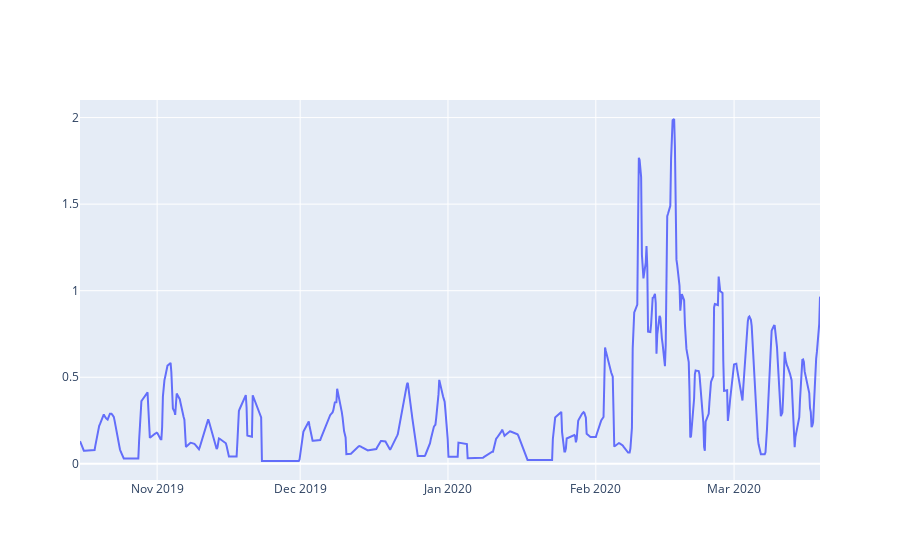

This figure's notebook cell:
### Code cell
from plotly import graph_objects as go


def draw_word(fig, word_ts: Tuple[np.ndarray, np.ndarray],
            name, opacity=None, mode=None):
    x = word_ts[0]
    # corresponding y axis values
    y = word_ts[1]

    from datetime import datetime
    x_dt = [datetime.fromtimestamp(ts) for ts in x]

    fig.add_trace(go.Scatter(x=x_dt, y=y,
                             name=name, opacity=opacity,
                             mode=mode))
    
def integrate(word: Tuple[np.ndarray, np.ndarray]):
    return word[0], np.cumsum(word[1])

def diff(word: Tuple[np.ndarray, np.ndarray]):
    return (word[0][:-1] + word[0][1:]) / 2, np.diff(word[1])


def moving_average(word, periods=12):
    data_set = word[1]
    weights = np.ones(periods) / periods
    return word[0], np.convolve(data_set, weights, mode='valid')


fig = go.Figure()
    
# draw_word(fig, word_nsu, name='source', opacity=0.6, mode='markers')

# draw_word(fig, sliced_nsu, name='sliced')
prob_dist = diff(res(*integrate(sliced_nsu)))

# draw_word(fig, prob_dist, name='resampled')
draw_word(fig, moving_average(prob_dist), name='resampled mov avg')

# draw_word(fig, , name='int')
# draw_word(fig, diff(sliced_nsu), name='diff')

fig.show()

### Figure 1 — Plotly figure (JSON) as saved in the notebook; plotly's stock layout.template omitted (floating-point values rounded to 4 significant figures; data arrays with more than 128 entries replaced by an {"elided": "..."} marker saying what was removed)
{"data": [{"name": "resampled mov avg", "type": "scatter", "x": {"elided": "976 str values"}, "y": {"elided": "965 float values"}}], "layout": {}}
